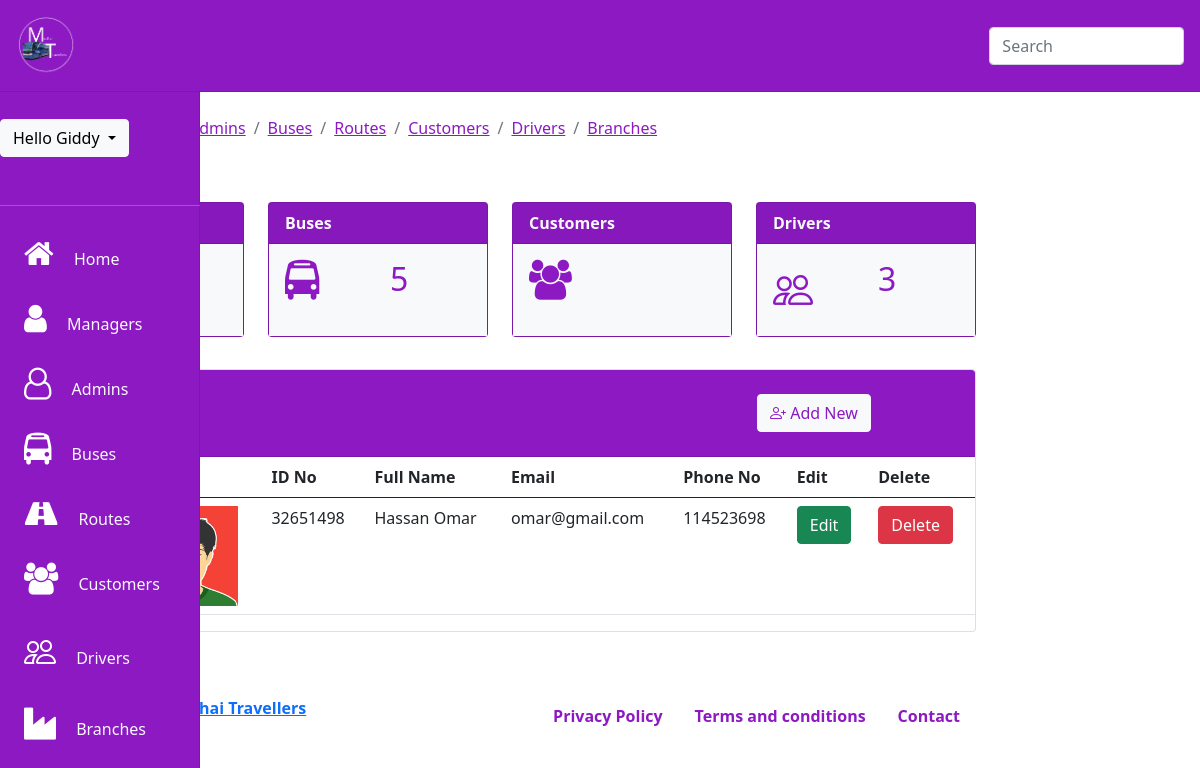
Before: /super_admin/managers.php (signed in) with the older database file.
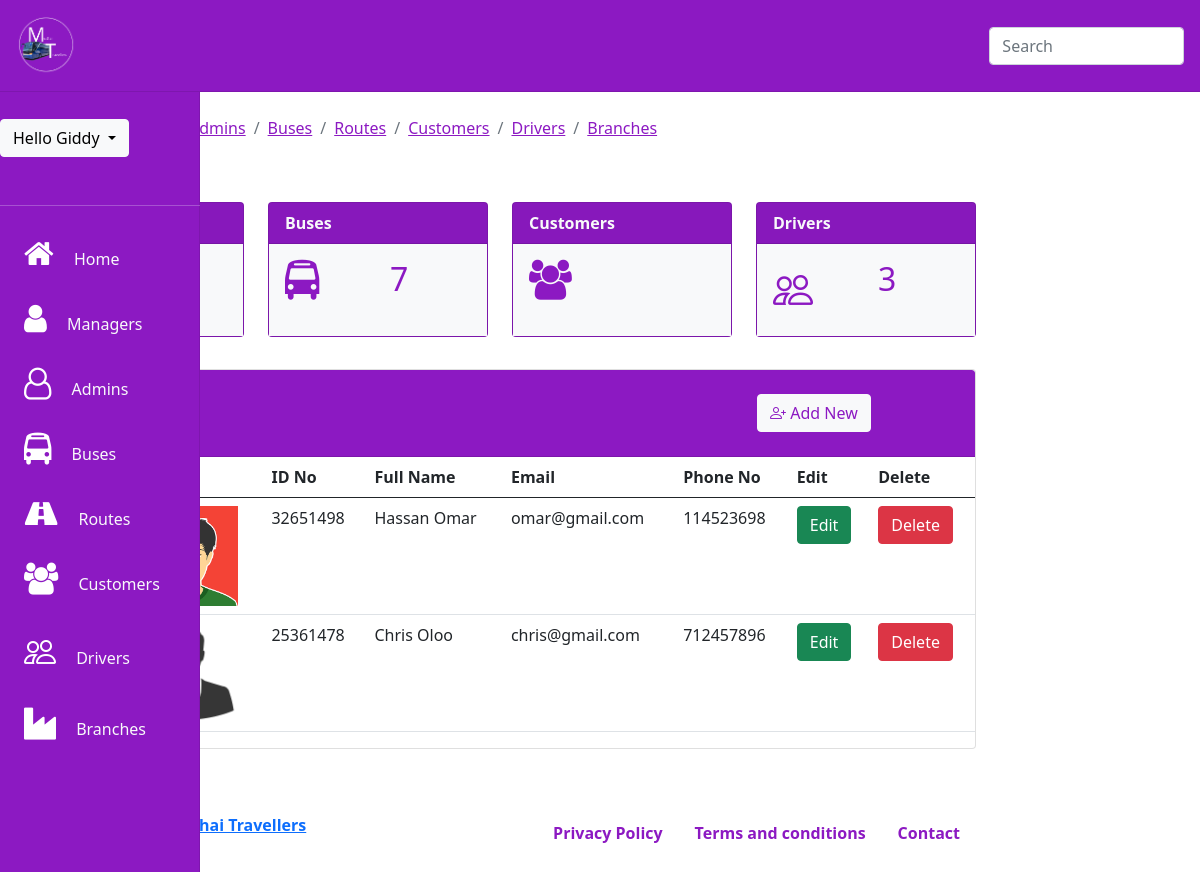
After: the same page with the newer database file.
### tables this page shows
CREATE TABLE `managers` (
  `id` int(11) NOT NULL,
  `branch` varchar(100) NOT NULL,
  `photo` varchar(100) NOT NULL,
  `idno` int(20) NOT NULL,
  `fullname` varchar(100) NOT NULL,
  `email` varchar(100) NOT NULL,
  `phone` int(20) NOT NULL
);

### super_admin/partials/i_managers.php (the view, shortened to what the changed rows need)
<?php
 $sql ="SELECT *FROM managers
  ORDER BY id";
   $query =$con->query($sql);
   WHILE($row=$query->fetch_assoc())
   {
       ?>
<tr>
    <td><?php echo $row['branch'];?></td>
    <td>
    </td>
    <td><?php echo $row['idno'];?></td>
    <td><?php echo $row['fullname'];?></td>
    <td><?php echo $row['email'];?></td>
    <td><?php echo $row['phone'];?></td>
    <form action="partials/updatedata.php" Method="POST">
        <th><input type="submit" name="edit" class="btn btn-success" data-target="#addnew" value="Edit"></th>
    </form>
    <form action="partials/delete.php" Method="POST">
        <th><input type="submit" name="delete" class="btn btn-danger" value="Delete"></th>
    </form>
</tr>
<?php
                }
                ?>

### super_admin/header.php (shortened to what the changed rows need)
<?php
include ('../actions/connect.php');
?>
<!DOCTYPE html>
<html lang="en">
<head>
    <link rel="stylesheet" href="https://stackpath.bootstrapcdn.com/bootstrap/5.0.0-alpha1/css/bootstrap.min.css"
>
    <link href="https://stackpath.bootstrapcdn.com/font-awesome/4.7.0/css/font-awesome.min.css" rel="stylesheet">
    <link rel="stylesheet" href="https://cdn.jsdelivr.net/npm/bootstrap-icons@1.5.0/font/bootstrap-icons.css">
    <link rel="stylesheet" href="../assets/css/dashboard.css">
</head>
<body>
    <div class="container-fluid">
        <div class="row">
            <main class="col-md-9 ml-sm-auto col-lg-10 px-md-4 py-4">
                <h1 class="h2">Dashboard</h1>
                <div class="row">
                    <div class="col-md-3 mb-3">
                        <div class="card h-100 rounded" style="background: #8c19c2; font-weight: 600;">
                            <div class="card-body bg-light" style="color: #8c19c2; font-weight: 600;">
                                <div class="row">
                                    <div class="col-md-6">
                                        <?php
                                         $query ="SELECT  id FROM admins ORDER BY id";
                                         $query_run =mysqli_query($con, $query);
                                         $row = mysqli_num_rows($query_run);
                                         echo '<h2>'.$row.'</h2>';
                                         ?>
                                    </div>
                                </div>
                            </div>
                        </div>
                    </div>
                    <div class="col-md-3 mb-3">
                        <div class="card  h-100 rounded" style="background: #8c19c2; font-weight: 600;">
                            <div class="card-body bg-light" style="color: #8c19c2; font-weight: 600;">
                                <div class="row">
                                    <div class="col-md-6">
                                        <?php
                                        $query ="SELECT  id FROM buses ORDER BY id";
                                        $query_run =mysqli_query($con, $query);
                                        $row = mysqli_num_rows($query_run);
                                        echo '<h2>'.$row.'</h2>';
                                    ?>
                                    </div>
                                </div>
                            </div>
                        </div>
                    </div>
                    <div class="col-md-3 mb-3">
                        <div class="card h-100 rounded" style="background: #8c19c2; font-weight: 600;">
                            <div class="card-body bg-light" style="color: #8c19c2; font-weight: 600;">
                                <div class="row">
                                    <div class="col-md-6">
                                        <?php
                                        $query ="SELECT  id FROM drivers ORDER BY id";
                                        $query_run =mysqli_query($con, $query);
                                        $row = mysqli_num_rows($query_run);
                                        echo '<h2>'.$row.'</h2>';
                                        ?>
                                    </div>
                                </div>
                            </div>
                        </div>
                    </div>
                </div>

Changed rows visible on the page:
added managers: idno "25361478", fullname "Chris Oloo", email "chris@gmail.com", phone "712457896"
Other visible differences:
$row: "5" → "7"
